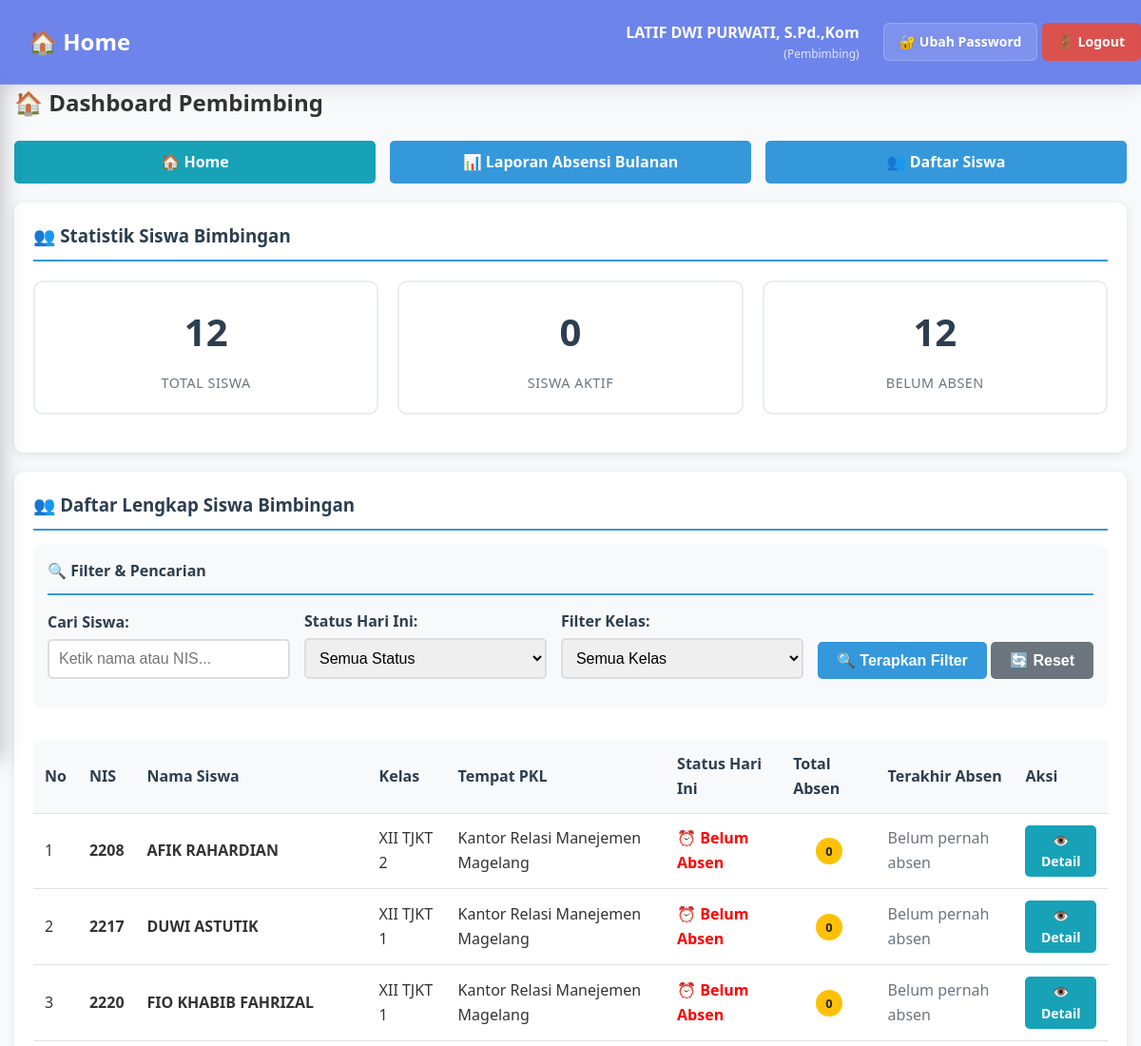
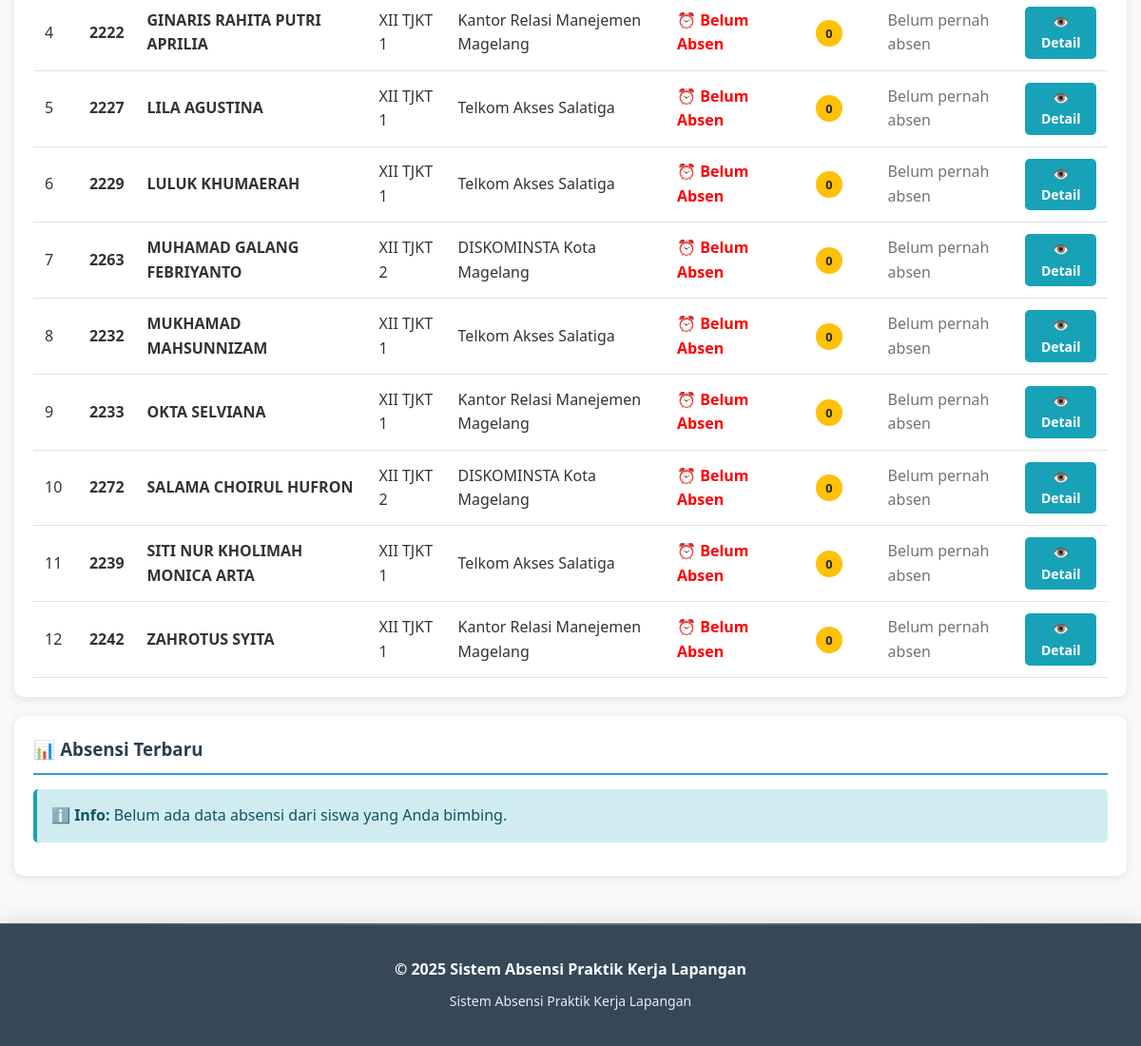
Page /public/index.php?r=pembimbing/dashboard (signed in) on the committed database (2 pictures, top to bottom).
### tables this page shows
CREATE TABLE `siswa` (
  `id` int(11) NOT NULL AUTO_INCREMENT,
  `user_id` int(11) DEFAULT NULL,
  `nis` varchar(50) NOT NULL,
  `nama` varchar(100) NOT NULL,
  `kelas` varchar(50) NOT NULL,
  `pembimbing_id` int(11) NOT NULL,
  `tempat_pkl_id` int(11) NOT NULL,
  PRIMARY KEY (`id`),
  KEY `user_id` (`user_id`),
  KEY `pembimbing_id` (`pembimbing_id`),
  KEY `tempat_pkl_id` (`tempat_pkl_id`)
);

CREATE TABLE `tempat_pkl` (
  `id` int(11) NOT NULL AUTO_INCREMENT,
  `nama` varchar(150) NOT NULL,
  `pemilik` varchar(100) DEFAULT '',
  `alamat` text DEFAULT '',
  `lat` decimal(10,7) NOT NULL,
  `lng` decimal(10,7) NOT NULL,
  `radius_m` int(11) NOT NULL DEFAULT 150,
  PRIMARY KEY (`id`)
);

### app/Controllers/Controller.php (called while the page is built, shortened)
<?php
class Controller {
    protected function view(string $path, array $data=[]): void {
        extract($data);
        $viewFile = __DIR__ . '/../Views/' . $path . '.php';
        include __DIR__ . '/../Views/layouts/header.php';
        include $viewFile;
        include __DIR__ . '/../Views/layouts/footer.php';
    }
}

### app/Controllers/PembimbingController.php (called while the page is built, shortened)
<?php
class PembimbingController extends Controller {
    public function dashboard(): void {
        $db = new Database(require __DIR__.'/../../config/db.php');
        $uid = (int)$_SESSION['user']['id'];
        $stmt = $db->prepare("SELECT id FROM pembimbing WHERE user_id = ?");
        $stmt->execute([$uid]);
        $pembimbing = $stmt->fetch();
        $pembimbingId = $pembimbing['id'];
        $abs = (new Absensi($db))->listByPembimbing($pembimbingId);
        $siswa = new Siswa($db);
        $siswaBimbingan = $siswa->listByPembimbing($pembimbingId);
        $totalSiswa = count($siswaBimbingan);
        $siswaAktif = count(array_unique(array_column($abs, 'siswa_id')));
        $siswaBelumAbsen = $totalSiswa - $siswaAktif;
        $this->view('pembimbing/dashboard', [
            'absensi' => $abs,
            'siswaBimbingan' => $siswaBimbingan,
            'totalSiswa' => $totalSiswa,
            'siswaAktif' => $siswaAktif,
            'siswaBelumAbsen' => $siswaBelumAbsen
        ]);
    }
}

### public/index.php (called while the page is built, shortened)
<?php
require __DIR__.'/../app/autoload.php';
$appCfg = require __DIR__.'/../config/app.php';
$r = $_GET['r'] ?? 'auth/login';
[$c, $a] = array_pad(explode('/', $r, 2), 2, 'index');
$controller = null;
switch($c){
    case 'pembimbing': $controller = new PembimbingController($appCfg); break;
}
$controller->$a();

### app/autoload.php (called while the page is built, shortened)
<?php
spl_autoload_register(function ($class) {
    $prefix = 'App\\';
    $base_dir = __DIR__ . '/';
    $len = strlen($prefix);
    $relative_class = substr($class, $len);
    $file = $base_dir . str_replace('\\', '/', $relative_class) . '.php';
});

### config/db.php (called while the page is built, shortened)
<?php
return [
    'host' => 'localhost',
    'name' => 'db_absensi_pkl',
    'user' => 'root',
    'pass' => '',
    'charset' => 'utf8mb4',
];

### app/Models/Database.php (called while the page is built, shortened)
<?php
class Database {
    private PDO $pdo;
    public function __construct(array $cfg) {
        $dsn = sprintf('mysql:host=%s;dbname=%s;charset=%s',$cfg['host'],$cfg['name'],$cfg['charset']??'utf8mb4');
        $opt = [
            PDO::ATTR_ERRMODE => PDO::ERRMODE_EXCEPTION,
            PDO::ATTR_DEFAULT_FETCH_MODE => PDO::FETCH_ASSOC,
            PDO::ATTR_EMULATE_PREPARES => false,
        ];
        try { $this->pdo = new PDO($dsn,$cfg['user'],$cfg['pass'],$opt); }
        catch (PDOException $e) { die('DB connection failed: '.$e->getMessage()); }
    }
    public function pdo(): PDO {
        return $this->pdo;
    }
    public function prepare(string $query) {
        return $this->pdo->prepare($query);
    }
}

### app/Models/BaseModel.php (called while the page is built, shortened)
<?php
abstract class BaseModel {
    public function __construct(Database $database) {
        $this->db = $database->pdo();
    }
}

### app/Models/Siswa.php (called while the page is built, shortened)
<?php
class Siswa extends BaseModel {
    public function listByPembimbing(int $pembimbingId): array {
        $st = $this->db->prepare("
            SELECT s.*, t.nama as tempat_pkl, t.lat, t.lng
            FROM siswa s
            LEFT JOIN tempat_pkl t ON s.tempat_pkl_id = t.id
            WHERE s.pembimbing_id = ?
            ORDER BY s.nama ASC
        ");
        $st->execute([$pembimbingId]);
        return $st->fetchAll();
    }
}

### app/Models/Absensi.php (called while the page is built, shortened)
<?php
class Absensi extends BaseModel {
    public function listByPembimbing(int $pembimbingId): array {
        $st = $this->db->prepare("
            SELECT a.*, s.nama as siswa, s.kelas, s.nis, t.nama as tempat_pkl
            FROM absensi a
            JOIN siswa s ON a.siswa_id = s.id
            LEFT JOIN tempat_pkl t ON s.tempat_pkl_id = t.id
            WHERE s.pembimbing_id = ?
            ORDER BY a.waktu DESC
        ");
        $st->execute([$pembimbingId]);
        return $st->fetchAll();
    }
}

### app/Views/pembimbing/dashboard.php (the view, shortened to what this page needs)
<h2>🏠 Dashboard Pembimbing</h2>
<?php if(!empty($_SESSION['user']) && $_SESSION['user']['role'] === 'pembimbing'): ?>
<div class="action-buttons" style="margin-bottom: 20px;">
    <a href="?r=pembimbing/dashboard" class="btn btn-info">
        🏠 Home
    </a>
    <a href="?r=pembimbing/report" class="btn btn-primary">
        📊 Laporan Absensi Bulanan
    </a>
    <a href="?r=pembimbing/bimbingan" class="btn btn-primary">
        👥 Daftar Siswa
    </a>
</div>
<?php endif; ?>
<div class="card">
    <h3>👥 Statistik Siswa Bimbingan</h3>
    <div class="stats-grid" style="margin-bottom: 20px;">
        <div class="stat-card">
            <div class="stat-number"><?= $totalSiswa ?></div>
            <div class="stat-label">Total Siswa</div>
        </div>
        <div class="stat-card">
            <div class="stat-number"><?= $siswaAktif ?></div>
            <div class="stat-label">Siswa Aktif</div>
        </div>
        <div class="stat-card">
            <div class="stat-number"><?= $siswaBelumAbsen ?></div>
            <div class="stat-label">Belum Absen</div>
        </div>
    </div>
</div>
<div class="card">
    <h3>👥 Daftar Lengkap Siswa Bimbingan</h3>
    <?php if(empty($siswaBimbingan)): ?>
        <div class="alert alert-info">
            <strong>ℹ️ Info:</strong> Anda belum memiliki siswa bimbingan.
        </div>
    <?php else: ?>
        <div class="filter-section" style="margin-bottom: 20px; padding: 15px; background-color: #f8f9fa; border-radius: 8px;">
            <h4>🔍 Filter & Pencarian</h4>
            <div class="filter-row" style="display: flex; gap: 15px; flex-wrap: wrap; align-items: end;">
                <div class="form-group" style="flex: 1; min-width: 200px;">
                    <label for="searchSiswa">Cari Siswa:</label>
                    <input type="text" id="searchSiswa" placeholder="Ketik nama atau NIS..." class="form-control">
                </div>
                <div class="form-group" style="flex: 1; min-width: 150px;">
                    <label for="filterStatus">Status Hari Ini:</label>
                    <select id="filterStatus" class="form-control">
                        <option value="">Semua Status</option>
                    </select>
                </div>
                <div class="form-group" style="flex: 1; min-width: 150px;">
                    <label for="filterKelas">Filter Kelas:</label>
                    <select id="filterKelas" class="form-control">
                        <option value="">Semua Kelas</option>
                    </select>
                </div>
                <div class="form-group">
                    <button type="button" class="btn btn-primary" onclick="filterSiswa()">
                        🔍 Terapkan Filter
                    </button>
                    <button type="button" class="btn btn-secondary" onclick="resetFilterSiswa()">
                        🔄 Reset
                    </button>
                </div>
            </div>
        </div>
        <div class="table-responsive">
            <table class="table" id="tabelSiswa">
                <thead>
                    <tr>
                        <th>No</th>
                        <th>NIS</th>
                        <th>Nama Siswa</th>
                        <th>Kelas</th>
                        <th>Tempat PKL</th>
                        <th>Status Hari Ini</th>
                        <th>Total Absen</th>
                        <th>Terakhir Absen</th>
                        <th>Aksi</th>
                    </tr>
                </thead>
                <tbody>
                <?php foreach($siswaBimbingan as $index => $s): ?>
                    <?php
                        $sudahAbsenHariIni = false;
                        $totalAbsen = 0;
                        $terakhirAbsen = null;
                        $statusColor = $sudahAbsenHariIni ? 'green' : 'red';
                        $statusText = $sudahAbsenHariIni ? '✅ Sudah Absen' : '⏰ Belum Absen';
                    ?>
                    <tr data-siswa="<?= htmlspecialchars(strtolower($s['nama'] . ' ' . $s['nis'])) ?>"
                        data-kelas="<?= htmlspecialchars($s['kelas']) ?>"
                        data-status="<?= $sudahAbsenHariIni ? 'sudah' : 'belum' ?>">
                        <td><?= $index + 1 ?></td>
                        <td>
                            <strong><?= htmlspecialchars($s['nis'] ?? '-') ?></strong>
                        </td>
                        <td>
                            <strong><?= htmlspecialchars($s['nama']) ?></strong>
                        </td>
                        <td><?= htmlspecialchars($s['kelas'] ?? '-') ?></td>
                        <td><?= htmlspecialchars($s['tempat_pkl'] ?? '-') ?></td>
                        <td>
                            <span style="color: <?= $statusColor ?>; font-weight: bold;">
                                <?= $statusText ?>
                            </span>
                        </td>
                        <td style="text-align: center;">
                            <span class="badge badge-<?= $totalAbsen > 0 ? 'success' : 'warning' ?>">
                                <?= $totalAbsen ?>
                            </span>
                        </td>
                        <td>
                            <?php if ($terakhirAbsen): ?>
                                <span class="time-info">
                                    <?= htmlspecialchars(date('d/m/Y H:i', strtotime($terakhirAbsen))) ?>
                                </span>
                            <?php else: ?>
                                <span class="text-muted">Belum pernah absen</span>
                            <?php endif; ?>
                        </td>
                        <td>
                            <a href="?r=pembimbing/bimbingan" class="btn btn-sm btn-info">
                                👁️ Detail
                            </a>
                        </td>
                    </tr>
                <?php endforeach; ?>
                </tbody>
            </table>
        </div>
    <?php endif; ?>
</div>
<div class="card">
    <h3>📊 Absensi Terbaru</h3>
    <?php if(empty($absensi)): ?>
        <div class="alert alert-info">
            <strong>ℹ️ Info:</strong> Belum ada data absensi dari siswa yang Anda bimbing.
        </div>
    <?php endif; ?>
</div>

### public/assets/css/style.css (style rules this page uses)
* { margin: 0; padding: 0; box-sizing: border-box; }
body { font-family: 'Segoe UI', Tahoma, Geneva, Verdana, sans-serif; line-height: 1.6; color: #333; background-color: #f8f9fa; }
.card { background: white; border-radius: 10px; padding: 20px; box-shadow: 0 2px 10px rgba(0,0,0,0.1); margin-bottom: 20px; }
.card h2, .card h3, .card h4 { color: #2c3e50; margin-bottom: 15px; border-bottom: 2px solid #3498db; padding-bottom: 10px; }
.form-group { margin-bottom: 15px; }
.form-group label { display: block; margin-bottom: 5px; font-weight: 600; color: #2c3e50; }
input[type="text"], input[type="password"], input[type="email"], select, textarea { width: 100%; padding: 10px; border: 2px solid #ddd; border-radius: 5px; font-size: 16px; transition: border-color 0.3s ease; }
.btn { display: inline-block; padding: 10px 20px; border: none; border-radius: 5px; font-size: 16px; font-weight: 600; text-decoration: none; cursor: pointer; transition: all 0.3s ease; text-align: center; }
.btn-primary { background-color: #3498db; color: white; }
.btn-secondary { background-color: #6c757d; color: white; }
.btn-info { background-color: #17a2b8; color: white; }
.btn-sm { padding: 5px 10px; font-size: 14px; }
.action-buttons { display: grid; grid-template-columns: repeat(auto-fit, minmax(200px, 1fr)); gap: 15px; margin: 20px 0; }
.table { width: 100%; border-collapse: collapse; margin-top: 15px; }
.table th, .table td { padding: 12px; text-align: left; border-bottom: 1px solid #dee2e6; }
.table th { background-color: #f8f9fa; font-weight: 600; color: #2c3e50; }
.stats-grid { display: grid; grid-template-columns: repeat(auto-fit, minmax(150px, 1fr)); gap: 20px; margin: 20px 0; }
.stat-card { background: white; padding: 20px; border-radius: 10px; text-align: center; border: 2px solid #e9ecef; transition: all 0.3s ease; }
.stat-number { font-size: 2.5rem; font-weight: bold; color: #2c3e50; margin-bottom: 10px; }
.stat-label { color: #6c757d; font-size: 0.9rem; text-transform: uppercase; letter-spacing: 0.5px; }
.badge { padding: 5px 10px; border-radius: 20px; font-size: 0.8rem; font-weight: bold; }
.badge-warning { background-color: #ffc107; color: #212529; }
.alert { padding: 15px; border-radius: 5px; margin: 15px 0; border-left: 4px solid; }
.alert-info { background-color: #d1ecf1; border-color: #17a2b8; color: #0c5460; }
.text-muted { color: #6c757d; }
.table-responsive { overflow-x: auto; }

### rows in the picture
siswa: nis "2208", nama "AFIK RAHARDIAN", kelas "XII TJKT 2", tempat_pkl.nama "Kantor Relasi Manejemen Magelang", statusText "⏰ Belum Absen", totalAbsen "0"
siswa: nis "2217", nama "DUWI ASTUTIK", kelas "XII TJKT 1", tempat_pkl.nama "Kantor Relasi Manejemen Magelang", statusText "⏰ Belum Absen", totalAbsen "0"
siswa: nis "2220", nama "FIO KHABIB FAHRIZAL", kelas "XII TJKT 1", tempat_pkl.nama "Kantor Relasi Manejemen Magelang", statusText "⏰ Belum Absen", totalAbsen "0"
siswa: nis "2222", nama "GINARIS RAHITA PUTRI APRILIA", kelas "XII TJKT 1", tempat_pkl.nama "Kantor Relasi Manejemen Magelang", statusText "⏰ Belum Absen", totalAbsen "0"
siswa: nis "2227", nama "LILA AGUSTINA", kelas "XII TJKT 1", tempat_pkl.nama "Telkom Akses Salatiga", statusText "⏰ Belum Absen", totalAbsen "0"
siswa: nis "2229", nama "LULUK KHUMAERAH", kelas "XII TJKT 1", tempat_pkl.nama "Telkom Akses Salatiga", statusText "⏰ Belum Absen", totalAbsen "0"
siswa: nis "2263", nama "MUHAMAD GALANG FEBRIYANTO", kelas "XII TJKT 2", tempat_pkl.nama "DISKOMINSTA Kota Magelang", statusText "⏰ Belum Absen", totalAbsen "0"
siswa: nis "2232", nama "MUKHAMAD MAHSUNNIZAM", kelas "XII TJKT 1", tempat_pkl.nama "Telkom Akses Salatiga", statusText "⏰ Belum Absen", totalAbsen "0"
siswa: nis "2233", nama "OKTA SELVIANA", kelas "XII TJKT 1", tempat_pkl.nama "Kantor Relasi Manejemen Magelang", statusText "⏰ Belum Absen", totalAbsen "0"
siswa: nis "2272", nama "SALAMA CHOIRUL HUFRON", kelas "XII TJKT 2", tempat_pkl.nama "DISKOMINSTA Kota Magelang", statusText "⏰ Belum Absen", totalAbsen "0"
siswa: nis "2239", nama "SITI NUR KHOLIMAH MONICA ARTA", kelas "XII TJKT 1", tempat_pkl.nama "Telkom Akses Salatiga", statusText "⏰ Belum Absen", totalAbsen "0"
siswa: nis "2242", nama "ZAHROTUS SYITA", kelas "XII TJKT 1", tempat_pkl.nama "Kantor Relasi Manejemen Magelang", statusText "⏰ Belum Absen", totalAbsen "0"

### other values in the picture
$_SESSION['user']['name'] "LATIF DWI PURWATI, S.Pd.,Kom"
$_SESSION['user']['role'] "Pembimbing"
$totalSiswa "12"
$siswaAktif "0"
$siswaBelumAbsen "12"
$schoolName "Sistem Absensi Praktik Kerja Lapangan"
